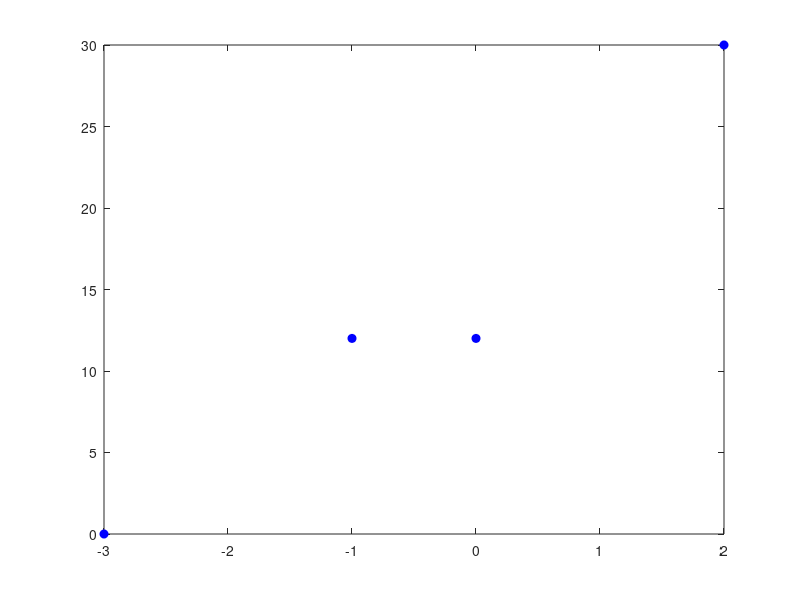

MATLAB code to generate this figure: (Note: this script raises an error after producing the figure.)
%5 pavyzdys is interpoliavimo (is irasu)
clear all
x=[-3,-1,0,2];
y=[0,12,12,30];
N=3;
figure,
plot(x,y,'bo','MarkerFaceColor','b')
syms a b c d
L=a*x.^3+b*x.^2+c*x+d;
[a1,b1,c1,d1]=solve(L-y),
syms X
Lgalutinis=a1*X^3+b1*X^2+c1*X+d1,
figure,
ezplot(Lgalutinis,[x(1),x(N)+2]), hold on,
plot(x,y,'bo','MarkerFaceColor','b'), hold off, 
xlabel(' x '), ylabel('y'), title(' ')

ary=subs(Lgalutinis,x);
if ary==y
     disp('Interpoliavimo salygos tenkinamos')
 else
     disp('Interpoliavimo salygos netenkinamos, tikrinkite skaiciavimus')
 end